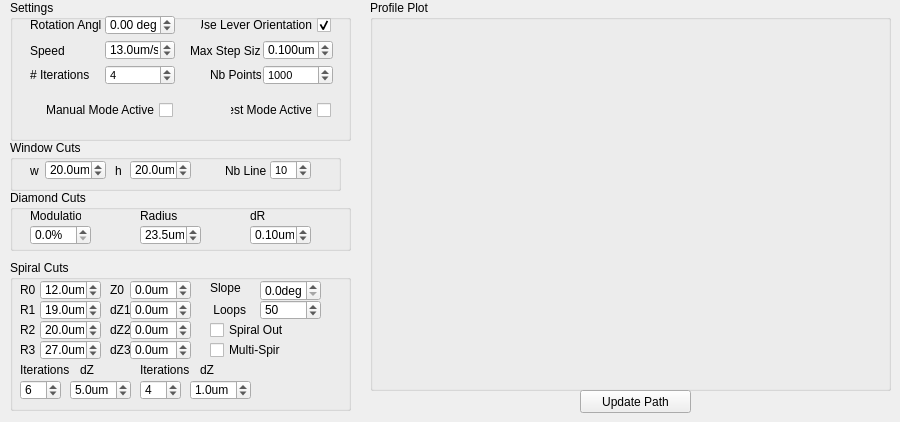
    <widget class="QWidget" name="tab_5">
     <attribute name="title">
      <string>Cutting</string>
     </attribute>
     <widget class="QGroupBox" name="groupBox_6">
      <property name="geometry">
       <rect>
        <x>10</x>
        <y>190</y>
        <width>341</width>
        <height>61</height>
       </rect>
      </property>
      <property name="title">
       <string>Diamond Cuts</string>
      </property>
      <widget class="QLabel" name="label_83">
       <property name="geometry">
        <rect>
         <x>20</x>
         <y>15</y>
         <width>51</width>
         <height>21</height>
        </rect>
       </property>
       <property name="text">
        <string>Modulation</string>
       </property>
      </widget>
      <widget class="QDoubleSpinBox" name="LaserCutter_DiamondRadius_doubleSpinBox">
       <property name="geometry">
        <rect>
         <x>130</x>
         <y>35</y>
         <width>61</width>
         <height>20</height>
        </rect>
       </property>
       <property name="suffix">
        <string>um</string>
       </property>
       <property name="decimals">
        <number>1</number>
       </property>
       <property name="minimum">
        <double>1.000000000000000</double>
       </property>
       <property name="maximum">
        <double>200.000000000000000</double>
       </property>
       <property name="singleStep">
        <double>0.500000000000000</double>
       </property>
       <property name="value">
        <double>23.500000000000000</double>
       </property>
      </widget>
      <widget class="QDoubleSpinBox" name="LaserCutter_DiamondModulation_doubleSpinBox">
       <property name="geometry">
        <rect>
         <x>20</x>
         <y>35</y>
         <width>61</width>
         <height>20</height>
        </rect>
       </property>
       <property name="suffix">
        <string>%</string>
       </property>
       <property name="decimals">
        <number>1</number>
       </property>
       <property name="minimum">
        <double>0.000000000000000</double>
       </property>
       <property name="maximum">
        <double>200.000000000000000</double>
       </property>
       <property name="singleStep">
        <double>0.500000000000000</double>
       </property>
       <property name="value">
        <double>0.000000000000000</double>
       </property>
      </widget>
      <widget class="QLabel" name="label_90">
       <property name="geometry">
        <rect>
         <x>240</x>
         <y>15</y>
         <width>21</width>
         <height>21</height>
        </rect>
       </property>
       <property name="text">
        <string>dR</string>
       </property>
      </widget>
      <widget class="QDoubleSpinBox" name="LaserCutter_DiamondRadiusIncrement_doubleSpinBox">
       <property name="geometry">
        <rect>
         <x>240</x>
         <y>35</y>
         <width>61</width>
         <height>20</height>
        </rect>
       </property>
       <property name="suffix">
        <string>um</string>
       </property>
       <property name="decimals">
        <number>2</number>
       </property>
       <property name="minimum">
        <double>0.000000000000000</double>
       </property>
       <property name="maximum">
        <double>10.000000000000000</double>
       </property>
       <property name="singleStep">
        <double>0.010000000000000</double>
       </property>
       <property name="value">
        <double>0.100000000000000</double>
       </property>
      </widget>
      <widget class="QLabel" name="label_77">
       <property name="geometry">
        <rect>
         <x>130</x>
         <y>15</y>
         <width>41</width>
         <height>21</height>
        </rect>
       </property>
       <property name="text">
        <string>Radius</string>
       </property>
      </widget>
     </widget>
     <widget class="QGroupBox" name="groupBox_22">
      <property name="geometry">
       <rect>
        <x>10</x>
        <y>0</y>
        <width>341</width>
        <height>141</height>
       </rect>
      </property>
      <property name="title">
       <string>Settings</string>
      </property>
      <widget class="QCheckBox" name="LaserCutter_UseLeverAngles_checkBox">
       <property name="geometry">
        <rect>
         <x>190</x>
         <y>15</y>
         <width>131</width>
         <height>20</height>
        </rect>
       </property>
       <property name="whatsThis">
        <string>displays lever detection images as popups</string>
       </property>
       <property name="layoutDirection">
        <enum>Qt::RightToLeft</enum>
       </property>
       <property name="text">
        <string notr="true">Use Lever Orientation</string>
       </property>
       <property name="checked">
        <bool>true</bool>
       </property>
      </widget>
      <widget class="QLabel" name="label_79">
       <property name="geometry">
        <rect>
         <x>20</x>
         <y>15</y>
         <width>71</width>
         <height>20</height>
        </rect>
       </property>
       <property name="text">
        <string>Rotation Angle</string>
       </property>
      </widget>
      <widget class="QDoubleSpinBox" name="LaserCutter_angle_deg_doubleSpinBox">
       <property name="geometry">
        <rect>
         <x>95</x>
         <y>15</y>
         <width>70</width>
         <height>20</height>
        </rect>
       </property>
       <property name="suffix">
        <string> deg</string>
       </property>
       <property name="decimals">
        <number>2</number>
       </property>
       <property name="minimum">
        <double>-90.000000000000000</double>
       </property>
       <property name="maximum">
        <double>90.000000000000000</double>
       </property>
       <property name="singleStep">
        <double>1.000000000000000</double>
       </property>
       <property name="value">
        <double>0.000000000000000</double>
       </property>
      </widget>
      <widget class="QLabel" name="label_92">
       <property name="geometry">
        <rect>
         <x>20</x>
         <y>40</y>
         <width>41</width>
         <height>21</height>
        </rect>
       </property>
       <property name="text">
        <string>Speed</string>
       </property>
      </widget>
      <widget class="QDoubleSpinBox" name="MCL_stage_Speed_doubleSpinBox">
       <property name="enabled">
        <bool>true</bool>
       </property>
       <property name="geometry">
        <rect>
         <x>95</x>
         <y>40</y>
         <width>70</width>
         <height>20</height>
        </rect>
       </property>
       <property name="suffix">
        <string>um/s</string>
       </property>
       <property name="decimals">
        <number>1</number>
       </property>
       <property name="minimum">
        <double>0.100000000000000</double>
       </property>
       <property name="maximum">
        <double>500.000000000000000</double>
       </property>
       <property name="singleStep">
        <double>1.000000000000000</double>
       </property>
       <property name="value">
        <double>13.000000000000000</double>
       </property>
      </widget>
      <widget class="QLabel" name="label_107">
       <property name="geometry">
        <rect>
         <x>180</x>
         <y>40</y>
         <width>71</width>
         <height>21</height>
        </rect>
       </property>
       <property name="text">
        <string>Max Step Size</string>
       </property>
      </widget>
      <widget class="QDoubleSpinBox" name="MCL_stage_maxStepSize_doubleSpinBox">
       <property name="enabled">
        <bool>true</bool>
       </property>
       <property name="geometry">
        <rect>
         <x>253</x>
         <y>40</y>
         <width>70</width>
         <height>20</height>
        </rect>
       </property>
       <property name="suffix">
        <string>um</string>
       </property>
       <property name="decimals">
        <number>3</number>
       </property>
       <property name="minimum">
        <double>0.010000000000000</double>
       </property>
       <property name="maximum">
        <double>100.000000000000000</double>
       </property>
       <property name="singleStep">
        <double>0.050000000000000</double>
       </property>
       <property name="value">
        <double>0.100000000000000</double>
       </property>
      </widget>
      <widget class="QLabel" name="label_49">
       <property name="geometry">
        <rect>
         <x>20</x>
         <y>65</y>
         <width>61</width>
         <height>20</height>
        </rect>
       </property>
       <property name="text">
        <string># Iterations</string>
       </property>
      </widget>
      <widget class="QSpinBox" name="LaserCutter_NumIterations_SpinBox">
       <property name="geometry">
        <rect>
         <x>95</x>
         <y>65</y>
         <width>70</width>
         <height>20</height>
        </rect>
       </property>
       <property name="font">
        <font>
         <pointsize>8</pointsize>
        </font>
       </property>
       <property name="inputMethodHints">
        <set>Qt::ImhFormattedNumbersOnly</set>
       </property>
       <property name="minimum">
        <number>1</number>
       </property>
       <property name="maximum">
        <number>99</number>
       </property>
       <property name="singleStep">
        <number>1</number>
       </property>
       <property name="value">
        <number>4</number>
       </property>
      </widget>
      <widget class="QSpinBox" name="LaserCutter_NumPoints_SpinBox">
       <property name="geometry">
        <rect>
         <x>253</x>
         <y>65</y>
         <width>70</width>
         <height>20</height>
        </rect>
       </property>
       <property name="font">
        <font>
         <pointsize>8</pointsize>
        </font>
       </property>
       <property name="inputMethodHints">
        <set>Qt::ImhFormattedNumbersOnly</set>
       </property>
       <property name="minimum">
        <number>1</number>
       </property>
       <property name="maximum">
        <number>4000</number>
       </property>
       <property name="singleStep">
        <number>20</number>
       </property>
       <property name="value">
        <number>1000</number>
       </property>
      </widget>
      <widget class="QLabel" name="label_110">
       <property name="geometry">
        <rect>
         <x>200</x>
         <y>65</y>
         <width>51</width>
         <height>20</height>
        </rect>
       </property>
       <property name="text">
        <string>Nb Points</string>
       </property>
      </widget>
      <widget class="QCheckBox" name="LaserCutter_TestModeActive_checkBox">
       <property name="geometry">
        <rect>
         <x>220</x>
         <y>100</y>
         <width>101</width>
         <height>20</height>
        </rect>
       </property>
       <property name="whatsThis">
        <string>displays lever detection images as popups</string>
       </property>
       <property name="layoutDirection">
        <enum>Qt::RightToLeft</enum>
       </property>
       <property name="text">
        <string notr="true">Test Mode Active</string>
       </property>
       <property name="checked">
        <bool>false</bool>
       </property>
      </widget>
      <widget class="QCheckBox" name="LaserCutter_ManualModeActive_checkBox">
       <property name="geometry">
        <rect>
         <x>32</x>
         <y>100</y>
         <width>131</width>
         <height>20</height>
        </rect>
       </property>
       <property name="whatsThis">
        <string>displays lever detection images as popups</string>
       </property>
       <property name="layoutDirection">
        <enum>Qt::RightToLeft</enum>
       </property>
       <property name="text">
        <string notr="true">Manual Mode Active</string>
       </property>
       <property name="checked">
        <bool>false</bool>
       </property>
      </widget>
     </widget>
     <widget class="QGroupBox" name="groupBox_12">
      <property name="enabled">
       <bool>true</bool>
      </property>
      <property name="geometry">
       <rect>
        <x>10</x>
        <y>260</y>
        <width>341</width>
        <height>151</height>
       </rect>
      </property>
      <property name="title">
       <string>Spiral Cuts</string>
      </property>
      <widget class="QLabel" name="label_95">
       <property name="geometry">
        <rect>
         <x>10</x>
         <y>20</y>
         <width>31</width>
         <height>20</height>
        </rect>
       </property>
       <property name="text">
        <string>R0</string>
       </property>
      </widget>
      <widget class="QLabel" name="label_105">
       <property name="geometry">
        <rect>
         <x>100</x>
         <y>40</y>
         <width>31</width>
         <height>20</height>
        </rect>
       </property>
       <property name="text">
        <string>dZ1</string>
       </property>
      </widget>
      <widget class="QLabel" name="label_104">
       <property name="geometry">
        <rect>
         <x>100</x>
         <y>20</y>
         <width>31</width>
         <height>20</height>
        </rect>
       </property>
       <property name="text">
        <string>Z0</string>
       </property>
      </widget>
      <widget class="QDoubleSpinBox" name="Circular_R2_doubleSpinBox">
       <property name="geometry">
        <rect>
         <x>30</x>
         <y>60</y>
         <width>61</width>
         <height>20</height>
        </rect>
       </property>
       <property name="suffix">
        <string>um</string>
       </property>
       <property name="decimals">
        <number>1</number>
       </property>
       <property name="minimum">
        <double>0.000000000000000</double>
       </property>
       <property name="maximum">
        <double>200.000000000000000</double>
       </property>
       <property name="singleStep">
        <double>1.000000000000000</double>
       </property>
       <property name="value">
        <double>20.000000000000000</double>
       </property>
      </widget>
      <widget class="QDoubleSpinBox" name="Circular_Z0_doubleSpinBox">
       <property name="geometry">
        <rect>
         <x>120</x>
         <y>20</y>
         <width>61</width>
         <height>20</height>
        </rect>
       </property>
       <property name="suffix">
        <string>um</string>
       </property>
       <property name="decimals">
        <number>1</number>
       </property>
       <property name="minimum">
        <double>-100.000000000000000</double>
       </property>
       <property name="maximum">
        <double>100.000000000000000</double>
       </property>
       <property name="singleStep">
        <double>5.000000000000000</double>
       </property>
       <property name="value">
        <double>0.000000000000000</double>
       </property>
      </widget>
      <widget class="QDoubleSpinBox" name="Circular_R3_doubleSpinBox">
       <property name="geometry">
        <rect>
         <x>30</x>
         <y>80</y>
         <width>61</width>
         <height>20</height>
        </rect>
       </property>
       <property name="suffix">
        <string>um</string>
       </property>
       <property name="decimals">
        <number>1</number>
       </property>
       <property name="minimum">
        <double>0.100000000000000</double>
       </property>
       <property name="maximum">
        <double>100.000000000000000</double>
       </property>
       <property name="singleStep">
        <double>1.000000000000000</double>
       </property>
       <property name="value">
        <double>27.000000000000000</double>
       </property>
      </widget>
      <widget class="QDoubleSpinBox" name="Circular_Z1_doubleSpinBox">
       <property name="geometry">
        <rect>
         <x>120</x>
         <y>40</y>
         <width>61</width>
         <height>20</height>
        </rect>
       </property>
       <property name="suffix">
        <string>um</string>
       </property>
       <property name="decimals">
        <number>1</number>
       </property>
       <property name="minimum">
        <double>-100.000000000000000</double>
       </property>
       <property name="maximum">
        <double>100.000000000000000</double>
       </property>
       <property name="singleStep">
        <double>5.000000000000000</double>
       </property>
       <property name="value">
        <double>0.000000000000000</double>
       </property>
      </widget>
      <widget class="QLabel" name="label_103">
       <property name="geometry">
        <rect>
         <x>100</x>
         <y>60</y>
         <width>31</width>
         <height>20</height>
        </rect>
       </property>
       <property name="text">
        <string>dZ2</string>
       </property>
      </widget>
      <widget class="QDoubleSpinBox" name="Circular_R0_doubleSpinBox">
       <property name="geometry">
        <rect>
         <x>30</x>
         <y>20</y>
         <width>61</width>
         <height>20</height>
        </rect>
       </property>
       <property name="suffix">
        <string>um</string>
       </property>
       <property name="decimals">
        <number>1</number>
       </property>
       <property name="minimum">
        <double>0.000000000000000</double>
       </property>
       <property name="maximum">
        <double>200.000000000000000</double>
       </property>
       <property name="singleStep">
        <double>1.000000000000000</double>
       </property>
       <property name="value">
        <double>12.000000000000000</double>
       </property>
      </widget>
      <widget class="QLabel" name="label_102">
       <property name="geometry">
        <rect>
         <x>100</x>
         <y>80</y>
         <width>31</width>
         <height>20</height>
        </rect>
       </property>
       <property name="text">
        <string>dZ3</string>
       </property>
      </widget>
      <widget class="QLabel" name="label_101">
       <property name="geometry">
        <rect>
         <x>10</x>
         <y>80</y>
         <width>31</width>
         <height>20</height>
        </rect>
       </property>
       <property name="text">
        <string>R3</string>
       </property>
      </widget>
      <widget class="QDoubleSpinBox" name="Circular_Z3_doubleSpinBox">
       <property name="geometry">
        <rect>
         <x>120</x>
         <y>80</y>
         <width>61</width>
         <height>20</height>
        </rect>
       </property>
       <property name="suffix">
        <string>um</string>
       </property>
       <property name="decimals">
        <number>1</number>
       </property>
       <property name="minimum">
        <double>-100.000000000000000</double>
       </property>
       <property name="maximum">
        <double>100.000000000000000</double>
       </property>
       <property name="singleStep">
        <double>5.000000000000000</double>
       </property>
       <property name="value">
        <double>0.000000000000000</double>
       </property>
      </widget>
      <widget class="QLabel" name="label_100">
       <property name="geometry">
        <rect>
         <x>10</x>
         <y>60</y>
         <width>31</width>
         <height>20</height>
        </rect>
       </property>
       <property name="text">
        <string>R2</string>
       </property>
      </widget>
      <widget class="QLabel" name="label_99">
       <property name="geometry">
        <rect>
         <x>10</x>
         <y>40</y>
         <width>31</width>
         <height>20</height>
        </rect>
       </property>
       <property name="text">
        <string>R1</string>
       </property>
      </widget>
      <widget class="QDoubleSpinBox" name="Circular_Z2_doubleSpinBox">
       <property name="geometry">
        <rect>
         <x>120</x>
         <y>60</y>
         <width>61</width>
         <height>20</height>
        </rect>
       </property>
       <property name="suffix">
        <string>um</string>
       </property>
       <property name="decimals">
        <number>1</number>
       </property>
       <property name="minimum">
        <double>-100.000000000000000</double>
       </property>
       <property name="maximum">
        <double>100.000000000000000</double>
       </property>
       <property name="singleStep">
        <double>5.000000000000000</double>
       </property>
       <property name="value">
        <double>0.000000000000000</double>
       </property>
      </widget>
      <widget class="QDoubleSpinBox" name="Circular_R1_doubleSpinBox">
       <property name="geometry">
        <rect>
         <x>30</x>
         <y>40</y>
         <width>61</width>
         <height>20</height>
        </rect>
       </property>
       <property name="suffix">
        <string>um</string>
       </property>
       <property name="decimals">
        <number>1</number>
       </property>
       <property name="minimum">
        <double>0.100000000000000</double>
       </property>
       <property name="maximum">
        <double>70.000000000000000</double>
       </property>
       <property name="singleStep">
        <double>5.000000000000000</double>
       </property>
       <property name="value">
        <double>19.000000000000000</double>
       </property>
      </widget>
      <widget class="QDoubleSpinBox" name="Circular_nbLoops_doubleSpinBox">
       <property name="geometry">
        <rect>
         <x>250</x>
         <y>40</y>
         <width>61</width>
         <height>20</height>
        </rect>
       </property>
       <property name="suffix">
        <string/>
       </property>
       <property name="decimals">
        <number>0</number>
       </property>
       <property name="minimum">
        <double>0.000000000000000</double>
       </property>
       <property name="maximum">
        <double>500.000000000000000</double>
       </property>
       <property name="singleStep">
        <double>1.000000000000000</double>
       </property>
       <property name="value">
        <double>50.000000000000000</double>
       </property>
      </widget>
      <widget class="QLabel" name="label_96">
       <property name="geometry">
        <rect>
         <x>200</x>
         <y>40</y>
         <width>41</width>
         <height>20</height>
        </rect>
       </property>
       <property name="text">
        <string> Loops</string>
       </property>
      </widget>
      <widget class="QDoubleSpinBox" name="Circular_SlopeAngle_doubleSpinBox">
       <property name="geometry">
        <rect>
         <x>250</x>
         <y>20</y>
         <width>61</width>
         <height>21</height>
        </rect>
       </property>
       <property name="suffix">
        <string>deg</string>
       </property>
       <property name="decimals">
        <number>1</number>
       </property>
       <property name="minimum">
        <double>0.000000000000000</double>
       </property>
       <property name="maximum">
        <double>45.000000000000000</double>
       </property>
       <property name="singleStep">
        <double>1.000000000000000</double>
       </property>
       <property name="value">
        <double>0.000000000000000</double>
       </property>
      </widget>
      <widget class="QLabel" name="label_15">
       <property name="geometry">
        <rect>
         <x>200</x>
         <y>20</y>
         <width>31</width>
         <height>16</height>
        </rect>
       </property>
       <property name="text">
        <string>Slope</string>
       </property>
      </widget>
      <widget class="QCheckBox" name="Circular_spiralOut_checkBox">
       <property name="enabled">
        <bool>true</bool>
       </property>
       <property name="geometry">
        <rect>
         <x>200</x>
         <y>60</y>
         <width>91</width>
         <height>20</height>
        </rect>
       </property>
       <property name="whatsThis">
        <string>displays lever detection images as popups</string>
       </property>
       <property name="text">
        <string notr="true">Spiral Out</string>
       </property>
       <property name="checked">
        <bool>false</bool>
       </property>
      </widget>
      <widget class="QDoubleSpinBox" name="Circular_iterations1_doubleSpinBox">
       <property name="geometry">
        <rect>
         <x>10</x>
         <y>120</y>
         <width>41</width>
         <height>20</height>
        </rect>
       </property>
       <property name="suffix">
        <string/>
       </property>
       <property name="decimals">
        <number>0</number>
       </property>
       <property name="minimum">
        <double>0.000000000000000</double>
       </property>
       <property name="maximum">
        <double>500.000000000000000</double>
       </property>
       <property name="singleStep">
        <double>1.000000000000000</double>
       </property>
       <property name="value">
        <double>6.000000000000000</double>
       </property>
      </widget>
      <widget class="QLabel" name="label_108">
       <property name="geometry">
        <rect>
         <x>70</x>
         <y>100</y>
         <width>41</width>
         <height>20</height>
        </rect>
       </property>
       <property name="text">
        <string>dZ </string>
       </property>
      </widget>
      <widget class="QLabel" name="label_123">
       <property name="geometry">
        <rect>
         <x>10</x>
         <y>100</y>
         <width>51</width>
         <height>20</height>
        </rect>
       </property>
       <property name="text">
        <string>Iterations</string>
       </property>
      </widget>
      <widget class="QDoubleSpinBox" name="Circular_dZ_iter1_doubleSpinBox">
       <property name="geometry">
        <rect>
         <x>60</x>
         <y>120</y>
         <width>61</width>
         <height>20</height>
        </rect>
       </property>
       <property name="suffix">
        <string>um</string>
       </property>
       <property name="decimals">
        <number>1</number>
       </property>
       <property name="minimum">
        <double>-100.000000000000000</double>
       </property>
       <property name="maximum">
        <double>100.000000000000000</double>
       </property>
       <property name="singleStep">
        <double>0.100000000000000</double>
       </property>
       <property name="value">
        <double>5.000000000000000</double>
       </property>
      </widget>
      <widget class="QLabel" name="label_124">
       <property name="geometry">
        <rect>
         <x>130</x>
         <y>100</y>
         <width>51</width>
         <height>20</height>
        </rect>
       </property>
       <property name="text">
        <string>Iterations</string>
       </property>
      </widget>
      <widget class="QDoubleSpinBox" name="Circular_dZ_iter2_doubleSpinBox">
       <property name="geometry">
        <rect>
         <x>180</x>
         <y>120</y>
         <width>61</width>
         <height>20</height>
        </rect>
       </property>
       <property name="suffix">
        <string>um</string>
       </property>
       <property name="decimals">
        <number>1</number>
       </property>
       <property name="minimum">
        <double>-100.000000000000000</double>
       </property>
       <property name="maximum">
        <double>100.000000000000000</double>
       </property>
       <property name="singleStep">
        <double>0.100000000000000</double>
       </property>
       <property name="value">
        <double>1.000000000000000</double>
       </property>
      </widget>
      <widget class="QLabel" name="label_125">
       <property name="geometry">
        <rect>
         <x>190</x>
         <y>100</y>
         <width>41</width>
         <height>20</height>
        </rect>
       </property>
       <property name="text">
        <string>dZ </string>
       </property>
      </widget>
      <widget class="QDoubleSpinBox" name="Circular_iterations2_doubleSpinBox">
       <property name="geometry">
        <rect>
         <x>130</x>
         <y>120</y>
         <width>41</width>
         <height>20</height>
        </rect>
       </property>
       <property name="suffix">
        <string/>
       </property>
       <property name="decimals">
        <number>0</number>
       </property>
       <property name="minimum">
        <double>0.000000000000000</double>
       </property>
       <property name="maximum">
        <double>500.000000000000000</double>
       </property>
       <property name="singleStep">
        <double>1.000000000000000</double>
       </property>
       <property name="value">
        <double>4.000000000000000</double>
       </property>
      </widget>
      <widget class="QCheckBox" name="Circular_MultiSpiral_checkBox">
       <property name="enabled">
        <bool>true</bool>
       </property>
       <property name="geometry">
        <rect>
         <x>200</x>
         <y>80</y>
         <width>71</width>
         <height>20</height>
        </rect>
       </property>
       <property name="whatsThis">
        <string>displays lever detection images as popups</string>
       </property>
       <property name="text">
        <string notr="true">Multi-Spiral</string>
       </property>
       <property name="checked">
        <bool>false</bool>
       </property>
      </widget>
     </widget>
     <widget class="QGroupBox" name="Circular_ZRPlot_groupBox">
      <property name="geometry">
       <rect>
        <x>370</x>
        <y>0</y>
        <width>521</width>
        <height>391</height>
       </rect>
      </property>
      <property name="title">
       <string>Profile Plot</string>
      </property>
      <layout class="QVBoxLayout" name="verticalLayout_9">
       <property name="bottomMargin">
        <number>9</number>
       </property>
      </layout>
     </widget>
     <widget class="QPushButton" name="Circular_updatePath_pushButton">
      <property name="enabled">
       <bool>true</bool>
      </property>
      <property name="geometry">
       <rect>
        <x>580</x>
        <y>390</y>
        <width>111</width>
        <height>23</height>
       </rect>
      </property>
      <property name="text">
       <string>Update Path</string>
      </property>
     </widget>
     <widget class="QGroupBox" name="groupBox_13">
      <property name="geometry">
       <rect>
        <x>10</x>
        <y>140</y>
        <width>331</width>
        <height>51</height>
       </rect>
      </property>
      <property name="title">
       <string>Window Cuts</string>
      </property>
      <widget class="QDoubleSpinBox" name="LaserCutter_WindowWidth_doubleSpinBox">
       <property name="geometry">
        <rect>
         <x>35</x>
         <y>20</y>
         <width>61</width>
         <height>20</height>
        </rect>
       </property>
       <property name="suffix">
        <string>um</string>
       </property>
       <property name="decimals">
        <number>1</number>
       </property>
       <property name="minimum">
        <double>1.000000000000000</double>
       </property>
       <property name="maximum">
        <double>200.000000000000000</double>
       </property>
       <property name="singleStep">
        <double>0.500000000000000</double>
       </property>
       <property name="value">
        <double>20.000000000000000</double>
       </property>
      </widget>
      <widget class="QLabel" name="label_78">
       <property name="geometry">
        <rect>
         <x>20</x>
         <y>20</y>
         <width>16</width>
         <height>21</height>
        </rect>
       </property>
       <property name="text">
        <string>w</string>
       </property>
      </widget>
      <widget class="QLabel" name="label_80">
       <property name="geometry">
        <rect>
         <x>105</x>
         <y>20</y>
         <width>16</width>
         <height>21</height>
        </rect>
       </property>
       <property name="text">
        <string>h</string>
       </property>
      </widget>
      <widget class="QDoubleSpinBox" name="LaserCutter_WindowHeight_doubleSpinBox">
       <property name="geometry">
        <rect>
         <x>120</x>
         <y>20</y>
         <width>61</width>
         <height>20</height>
        </rect>
       </property>
       <property name="suffix">
        <string>um</string>
       </property>
       <property name="decimals">
        <number>1</number>
       </property>
       <property name="minimum">
        <double>1.000000000000000</double>
       </property>
       <property name="maximum">
        <double>200.000000000000000</double>
       </property>
       <property name="singleStep">
        <double>0.500000000000000</double>
       </property>
       <property name="value">
        <double>20.000000000000000</double>
       </property>
      </widget>
      <widget class="QLabel" name="label_82">
       <property name="geometry">
        <rect>
         <x>215</x>
         <y>20</y>
         <width>41</width>
         <height>21</height>
        </rect>
       </property>
       <property name="text">
        <string>Nb Lines</string>
       </property>
      </widget>
      <widget class="QSpinBox" name="LaserCutter_WindowNLines_SpinBox">
       <property name="geometry">
        <rect>
         <x>260</x>
         <y>20</y>
         <width>41</width>
         <height>20</height>
        </rect>
       </property>
       <property name="font">
        <font>
         <pointsize>8</pointsize>
        </font>
       </property>
       <property name="inputMethodHints">
        <set>Qt::ImhFormattedNumbersOnly</set>
       </property>
       <property name="minimum">
        <number>1</number>
       </property>
       <property name="maximum">
        <number>200</number>
       </property>
       <property name="singleStep">
        <number>5</number>
       </property>
       <property name="value">
        <number>10</number>
       </property>
      </widget>
     </widget>
    </widget>
